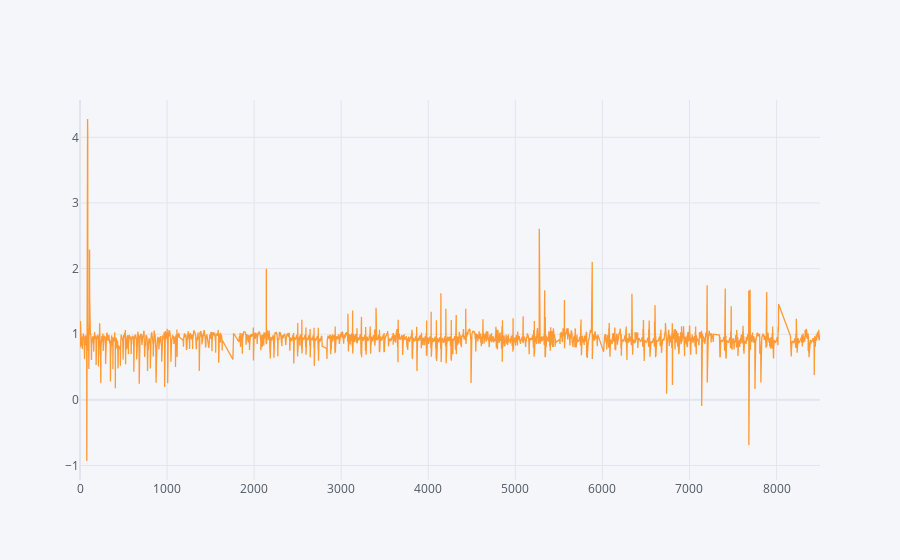

The cell this chart's notebook holds for it:
### Code cell
filtered_AC_PR_FT.iplot()

### Figure 1 — Plotly figure (JSON) as saved in the notebook; plotly's stock layout.template omitted (floating-point values rounded to 4 significant figures; data arrays with more than 128 entries replaced by an {"elided": "..."} marker saying what was removed)
{"data": [{"line": {"color": "rgba(255, 153, 51, 1.0)", "dash": "solid", "shape": "linear", "width": 1.3}, "mode": "lines", "name": "AC_performance_ratio_FT", "text": "", "type": "scatter", "x": {"elided": "7892 int values"}, "y": {"elided": "7892 float values"}}], "layout": {"legend": {"bgcolor": "#F5F6F9", "font": {"color": "#4D5663"}}, "paper_bgcolor": "#F5F6F9", "plot_bgcolor": "#F5F6F9", "title": {"font": {"color": "#4D5663"}}, "xaxis": {"gridcolor": "#E1E5ED", "showgrid": true, "tickfont": {"color": "#4D5663"}, "title": {"font": {"color": "#4D5663"}, "text": ""}, "zerolinecolor": "#E1E5ED"}, "yaxis": {"gridcolor": "#E1E5ED", "showgrid": true, "tickfont": {"color": "#4D5663"}, "title": {"font": {"color": "#4D5663"}, "text": ""}, "zerolinecolor": "#E1E5ED"}}}
